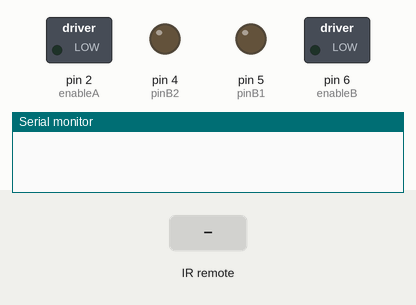
Recording of a sketch running on a simulated Arduino Uno, built with avr-gcc and run on an emulated ATmega328P. Parts: switched loads named in the sketch (green lamp = pin HIGH), output pins drawn as LEDs (lit = HIGH), the last lines printed to the serial monitor. The test bench sets the inputs (shaded band). Pins used as bus, display or sensor lines are not drawn.

Above: at 1.2 s.
1.3 s: infrared code 0xFF9867 received
At 2.7 s:
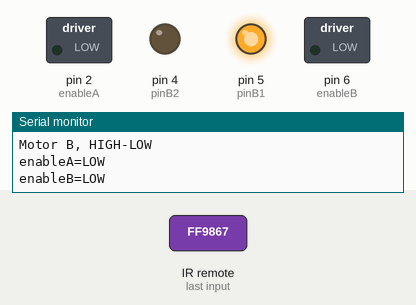
3.8 s: infrared code 0xFF18E7 received
At 5.4 s:
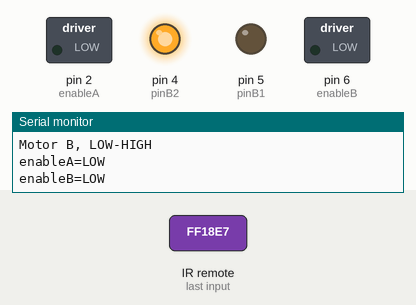
5.8 s: infrared code 0xFF30CF received
At 5.93 s:
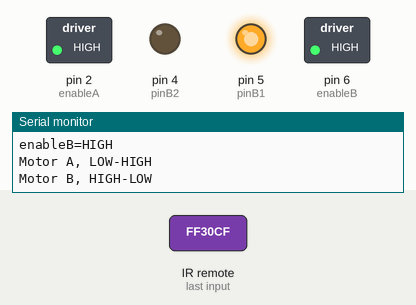
Timing chart, 0 to 8.8 s (numbered marks = the images above; inputs shaded):
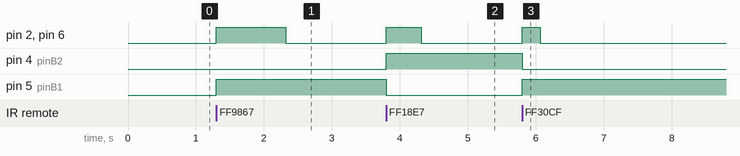

Measured:
- after the input at 1.3 s, pin 2 (enableA), pin 6 (enableB): LOW → HIGH at once, → LOW 1.0 s later; pin 5 (pinB1): LOW → HIGH at once
- after the input at 3.8 s, pin 2 (enableA), pin 6 (enableB): LOW → HIGH at once, → LOW 0.51 s later; pin 4 (pinB2): LOW → HIGH at once; pin 5 (pinB1): HIGH → LOW at once
- after the input at 5.8 s, pin 2 (enableA), pin 6 (enableB): LOW → HIGH at once, → LOW 0.26 s later; pin 4 (pinB2): HIGH → LOW at once; pin 5 (pinB1): LOW → HIGH at once

The sketch:

motor-driving.ino
```cpp
// Yu Hin Hau
// Robotic Car via H-Bridge (L298)
// June 5, 2012
// Modified for infrared by: Lars Age Kamfjord github.com/laaknor

#include <IRremote.h>

const int irPin = 3;

IRrecv irrecv (irPin);
decode_results results;

//Define Pins
int enableA = 2; // ENA
int pinA1 = 1; // IN2
int pinA2 = 0; // IN1

int enableB = 6; // ENB
int pinB1 = 5; //IN4
int pinB2 = 4; // IN3

void setup() {

 pinMode(enableA, OUTPUT);
 pinMode(pinA1, OUTPUT);
 pinMode(pinA2, OUTPUT);

 pinMode(enableB, OUTPUT);
 pinMode(pinB1, OUTPUT);
 pinMode(pinB2, OUTPUT);
 irrecv.enableIRIn();
 Serial.begin(9600);

} // End setup


//command sequence
void loop() {

  if(irrecv.decode(&results)) {
    irrecv.resume();
    if(results.value == 0xFF9867) {
      Serial.println("Going forward!");
      enableMotors();
      forward(1000);
      disableMotors();
    } // End if results == FF9867 UP
    else if(results.value == 0xFF30CF) {
      Serial.println("Going LEFT");
      enableMotors();
      turnLeft(250);
      disableMotors();
    } // End if results == FF30CF LEFT
    else if(results.value == 0xFF18E7) {
      Serial.println("Going back!");
      enableMotors();
      backward(500);
      disableMotors();
    } // End if results == FF18E7 BACK
    else if(results.value == 0xFF7A85) {
      Serial.println("Going RIGHT!");
      enableMotors();
      turnRight(250);
      disableMotors();
    } // End if results == FF7A85 RIGHT

//    else disableMotors();
  } // end irrecv.decode
} // End loop

//Define Low Level H-Bridge Commands

//enable motors
void motorAOn()
{
 digitalWrite(enableA, HIGH);
 Serial.println("enableA=HIGH");
}

void motorBOn()
{
 digitalWrite(enableB, HIGH);
 Serial.println("enableB=HIGH");
}

 //disable motors
void motorAOff()
{
 digitalWrite(enableA, LOW);
 Serial.println("enableA=LOW");
}

void motorBOff()
{
 digitalWrite(enableB, LOW);
 Serial.println("enableB=LOW");
}

 //motor A controls
void motorAForward()
{
 digitalWrite(pinA1, HIGH);
 digitalWrite(pinA2, LOW);
 Serial.println("Motor A, HIGH-LOW");
}

void motorABackward()
{
 digitalWrite(pinA1, LOW);
 digitalWrite(pinA2, HIGH);
 Serial.println("Motor A, LOW-HIGH");
}

//motor B contorls
void motorBForward()
{
 digitalWrite(pinB1, HIGH);
 digitalWrite(pinB2, LOW);
 Serial.println("Motor B, HIGH-LOW");
}

void motorBBackward()
{
 digitalWrite(pinB1, LOW);
 digitalWrite(pinB2, HIGH);
 Serial.println("Motor B, LOW-HIGH");
}

//coasting and braking
void motorACoast()
{
 digitalWrite(pinA1, LOW);
 digitalWrite(pinA2, LOW);
 Serial.println("Motor A, both LOW");
}

void motorABrake()
{
 digitalWrite(pinA1, HIGH);
 digitalWrite(pinA2, HIGH);
 Serial.println("Motor A, both HIGH");
}

void motorBCoast()
{
 digitalWrite(pinB1, LOW);
 digitalWrite(pinB2, LOW);
 Serial.println("Motor B, both LOW");
}

void motorBBrake()
{
 digitalWrite(pinB1, HIGH);
 digitalWrite(pinB2, HIGH);
 Serial.println("Motor B, both HIGH");
}

//Define High Level Commands

void enableMotors()
{
 motorAOn();
 motorBOn();
}

void disableMotors()
{
 motorAOff();
 motorBOff();
}

void forward(int time)
{
 motorAForward();
 motorBForward();
 delay(time);
}

void backward(int time)
{
 motorABackward();
 motorBBackward();
 delay(time);
}

void turnLeft(int time)
{
 motorABackward();
 motorBForward();
 delay(time);
}

void turnRight(int time)
{
 motorAForward();
 motorBBackward();
 delay(time);
}

void coast(int time)
{
 motorACoast();
 motorBCoast();
 delay(time);
}

void brake(int time)
{
 motorABrake();
 motorBBrake();
 delay(time);
}
```
